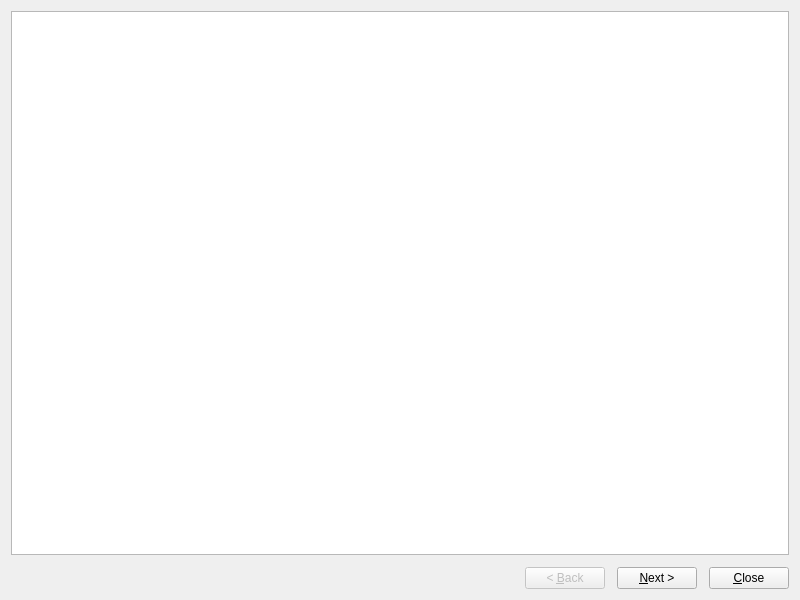
<?xml version="1.0" encoding="UTF-8"?>
<ui version="4.0">
 <class>TutorialDialog</class>
 <widget class="QDialog" name="TutorialDialog">
  <property name="geometry">
   <rect>
    <x>0</x>
    <y>0</y>
    <width>800</width>
    <height>600</height>
   </rect>
  </property>
  <property name="windowTitle">
   <string>Quick Tutorial</string>
  </property>
  <layout class="QVBoxLayout">
   <property name="spacing">
    <number>12</number>
   </property>
   <item>
    <widget class="QTextBrowser" name="textBrowser"/>
   </item>
   <item>
    <layout class="QHBoxLayout">
     <item>
      <spacer>
       <property name="orientation">
        <enum>Qt::Horizontal</enum>
       </property>
       <property name="sizeHint" stdset="0">
        <size>
         <width>40</width>
         <height>20</height>
        </size>
       </property>
      </spacer>
     </item>
     <item>
      <widget class="QPushButton" name="buttonBack">
       <property name="enabled">
        <bool>false</bool>
       </property>
       <property name="text">
        <string>&lt; &amp;Back</string>
       </property>
      </widget>
     </item>
     <item>
      <widget class="QPushButton" name="buttonNext">
       <property name="text">
        <string>&amp;Next &gt;</string>
       </property>
      </widget>
     </item>
     <item>
      <widget class="QPushButton" name="buttonClose">
       <property name="text">
        <string>&amp;Close</string>
       </property>
      </widget>
     </item>
    </layout>
   </item>
  </layout>
 </widget>
 <tabstops>
  <tabstop>textBrowser</tabstop>
  <tabstop>buttonBack</tabstop>
  <tabstop>buttonNext</tabstop>
  <tabstop>buttonClose</tabstop>
 </tabstops>
 <resources/>
 <connections>
  <connection>
   <sender>buttonClose</sender>
   <signal>clicked()</signal>
   <receiver>TutorialDialog</receiver>
   <slot>accept()</slot>
   <hints>
    <hint type="sourcelabel">
     <x>480</x>
     <y>280</y>
    </hint>
    <hint type="destinationlabel">
     <x>430</x>
     <y>280</y>
    </hint>
   </hints>
  </connection>
 </connections>
</ui>
